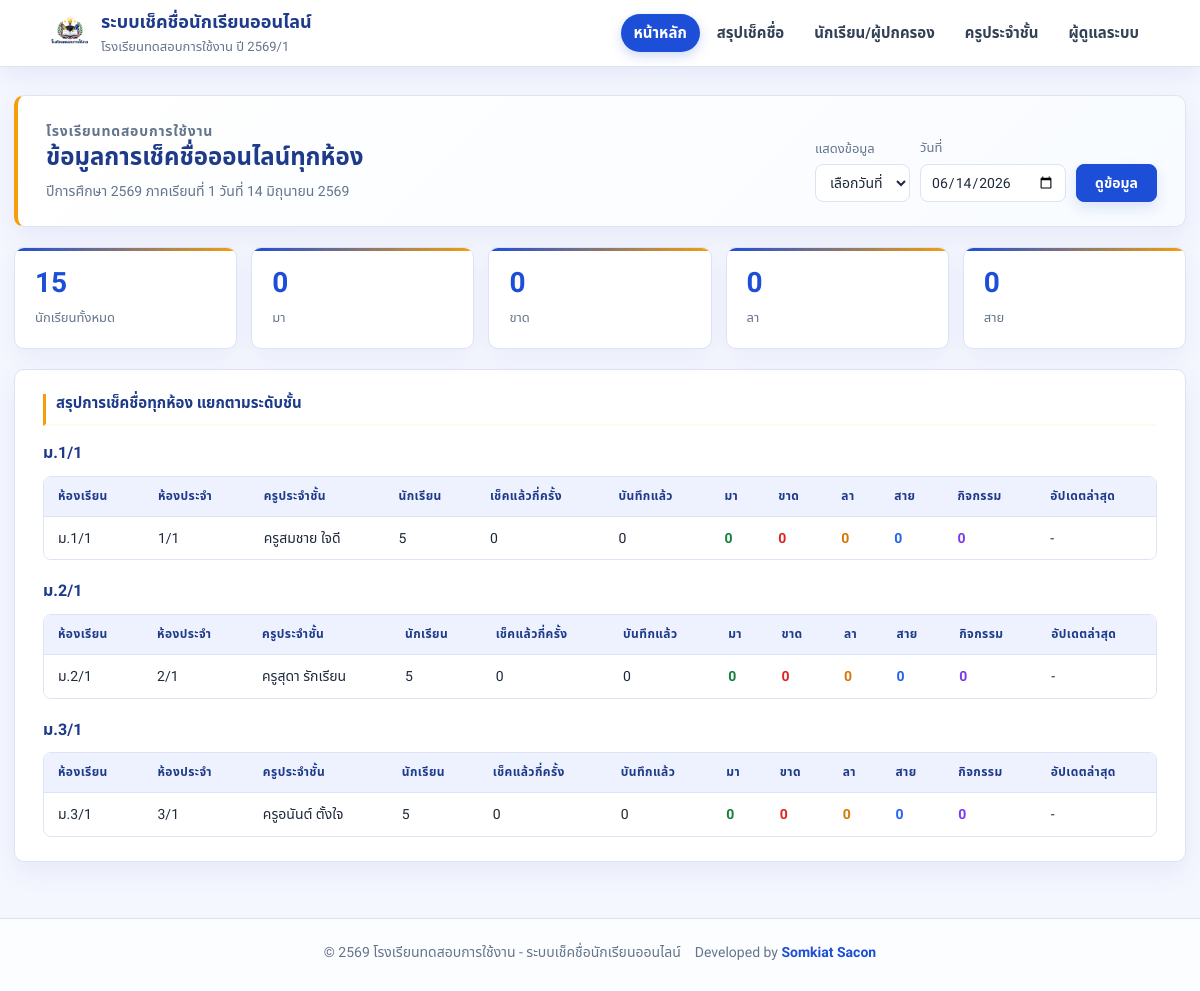
The page / on the database its author committed.
### tables this page shows
CREATE TABLE `settings` (
  `setting_key` varchar(80) NOT NULL,
  `setting_value` varchar(255) NOT NULL
);

CREATE TABLE `classes` (
  `id` int(11) NOT NULL,
  `class_name` varchar(80) NOT NULL,
  `room_no` varchar(80) DEFAULT NULL,
  `homeroom_teacher_id` int(11) DEFAULT NULL,
  `active` tinyint(1) NOT NULL DEFAULT '1',
  `created_at` timestamp NOT NULL DEFAULT CURRENT_TIMESTAMP
);

### index.php (the view, shortened to what this page needs)
<?php
require_once __DIR__ . '/lib.php';
$settings = app_settings();
$date = arr_get($_GET, 'date', date('Y-m-d'));
$dateMode = arr_get($_GET, 'date_mode', $date === 'all' ? 'all' : 'date') === 'all' ? 'all' : 'date';
$dateLabel = $dateMode === 'all' ? 'ทุกวันที่' : thai_date($date);
$dateFilterSql = $dateMode === 'all' ? '' : 'WHERE a.attendance_date = ?';
$dateTypes = $dateMode === 'all' ? '' : 's';
$dateParams = $dateMode === 'all' ? [] : [$date];
$homeroomTeacherSql = homeroom_teacher_sql('c', 't');
$classOrderSql = class_sort_sql('c');
$classSummary = all_rows(
    'SELECT c.id, c.class_name, c.room_no, ' . $homeroomTeacherSql . ' AS teacher_name,
            (SELECT COUNT(*) FROM students s WHERE s.class_id = c.id AND s.active = 1) AS student_total,
            COALESCE(day.check_total, 0) AS check_total,
            COALESCE(day.recorded_total, 0) AS recorded_total,
            COALESCE(day.present_total, 0) AS present_total,
            COALESCE(day.absent_total, 0) AS absent_total,
            COALESCE(day.leave_total, 0) AS leave_total,
            COALESCE(day.late_total, 0) AS late_total,
            COALESCE(day.activity_total, 0) AS activity_total,
            day.latest_updated
     FROM classes c
     LEFT JOIN teachers t ON t.id = c.homeroom_teacher_id
     LEFT JOIN (
        SELECT a.class_id,
                COUNT(DISTINCT a.id) AS check_total,
                COUNT(ai.id) AS recorded_total,
                SUM(ai.status = "present") AS present_total,
                SUM(ai.status = "absent") AS absent_total,
                SUM(ai.status = "leave") AS leave_total,
                SUM(ai.status = "late") AS late_total,
                SUM(ai.status = "activity") AS activity_total,
                MAX(a.updated_at) AS latest_updated
         FROM attendance a
         LEFT JOIN attendance_items ai ON ai.attendance_id = a.id
         ' . $dateFilterSql . '
         GROUP BY a.class_id
     ) day ON day.class_id = c.id
     WHERE c.active = 1
     ORDER BY ' . $classOrderSql,
    $dateTypes,
    $dateParams
);
$levels = [];
$totals = [
    'student_total' => 0,
    'check_total' => 0,
    'recorded_total' => 0,
    'present_total' => 0,
    'absent_total' => 0,
    'leave_total' => 0,
    'late_total' => 0,
    'activity_total' => 0,
];
foreach ($classSummary as $row) {
    $parts = explode('.', (string)$row['class_name']);
    $level = isset($parts[1]) && $parts[1] !== '' ? 'ม.' . $parts[1] : 'อื่นๆ';
    if (!isset($levels[$level])) {
        $levels[$level] = [];
    }
    $levels[$level][] = $row;
    foreach ($totals as $key => $value) {
        $totals[$key] += (int)arr_get($row, $key, 0);
    }
}
layout_header('หน้าหลัก');
?>
<section class="hero">
    <div>
        <p class="eyebrow"><?= e($settings['school_name']) ?></p>
        <h1>ข้อมูลการเช็คชื่อออนไลน์ทุกห้อง</h1>
        <p>ปีการศึกษา <?= e($settings['academic_year']) ?> ภาคเรียนที่ <?= e($settings['term']) ?> วันที่ <?= e($dateLabel) ?></p>    </div>
    <form class="filter" method="get">
        <label>แสดงข้อมูล
            <select name="date_mode">
                <option value="date"<?= $dateMode === 'date' ? ' selected' : '' ?>>เลือกวันที่</option>
            </select>
        </label>
        <label>วันที่ <input type="date" name="date" value="<?= e($dateMode === 'all' ? date('Y-m-d') : $date) ?>"></label>
        <button>ดูข้อมูล</button>
    </form>
</section>
<section class="grid stats">
    <div class="stat"><strong><?= (int)$totals['student_total'] ?></strong><span>นักเรียนทั้งหมด</span></div>
    <div class="stat"><strong><?= (int)$totals['present_total'] ?></strong><span>มา</span></div>
    <div class="stat"><strong><?= (int)$totals['absent_total'] ?></strong><span>ขาด</span></div>
    <div class="stat"><strong><?= (int)$totals['leave_total'] ?></strong><span>ลา</span></div>
    <div class="stat"><strong><?= (int)$totals['late_total'] ?></strong><span>สาย</span></div>
</section>
<section class="panel">
    <h2>สรุปการเช็คชื่อทุกห้อง แยกตามระดับชั้น</h2>
    <?php foreach ($levels as $level => $rows): ?>
        <div class="level-block">
            <h3><?= e($level) ?></h3>
            <div class="table-wrap">
                <table>
                    <thead>
                        <tr>
                            <th>ห้องเรียน</th>
                            <th>ห้องประจำ</th>
                            <th>ครูประจำชั้น</th>
                            <th>นักเรียน</th>
                            <th>เช็คแล้วกี่ครั้ง</th>
                            <th>บันทึกแล้ว</th>
                            <th>มา</th>
                            <th>ขาด</th>
                            <th>ลา</th>
                            <th>สาย</th>
                            <th>กิจกรรม</th>
                            <th>อัปเดตล่าสุด</th>
                        </tr>
                    </thead>
                    <tbody>
                    <?php foreach ($rows as $row): ?>
                        <tr>
                            <td><?= e($row['class_name']) ?></td>
                            <td><?= e($row['room_no']) ?></td>
                            <td><?= e($row['teacher_name']) ?></td>
                            <td><?= (int)$row['student_total'] ?></td>
                            <td><?= (int)$row['check_total'] ?></td>
                            <td><?= (int)$row['recorded_total'] ?></td>
                            <td class="td-present"><?= (int)$row['present_total'] ?></td>
                            <td class="td-absent"><?= (int)$row['absent_total'] ?></td>
                            <td class="td-leave"><?= (int)$row['leave_total'] ?></td>
                            <td class="td-late"><?= (int)$row['late_total'] ?></td>
                            <td class="td-activity"><?= (int)$row['activity_total'] ?></td>
                            <td><?= e(thai_datetime($row['latest_updated'])) ?></td>
                        </tr>
                    <?php endforeach; ?>
                    </tbody>
                </table>
            </div>
        </div>
    <?php endforeach; ?>
</section>
<?php layout_footer(); ?>

### lib.php (shortened to what this page needs)
<?php
function db()
{
    static $mysqli = null;
    if ($mysqli instanceof mysqli) {
        return $mysqli;
    }
    $mysqli = new mysqli(DB_HOST, DB_USER, DB_PASS, DB_NAME);
    $mysqli->set_charset('utf8mb4');
    return $mysqli;
}
function e($value)
{
    return htmlspecialchars((string)$value, ENT_QUOTES, 'UTF-8');
}
function current_user()
{
    return isset($_SESSION['user']) ? $_SESSION['user'] : null;
}
function setting($key, $fallback = null)
{
    $stmt = db()->prepare('SELECT setting_value FROM settings WHERE setting_key = ? LIMIT 1');
    $stmt->bind_param('s', $key);
    $stmt->execute();
    $row = $stmt->get_result()->fetch_assoc();
    return isset($row['setting_value']) ? $row['setting_value'] : $fallback;
}
function app_settings()
{
    return [
        'school_name' => setting('school_name', 'โรงเรียนตัวอย่าง'),
        'academic_year' => setting('academic_year', '2569'),
        'term' => setting('term', '1'),
        'logo_path' => setting('logo_path', 'img/logo.png'),
    ];
}
function all_rows($sql, $types = '', $params = [])
{
    $stmt = db()->prepare($sql);
    if ($types !== '') {
        $stmt->bind_param($types, ...$params);
    }
    $stmt->execute();
    return $stmt->get_result()->fetch_all(MYSQLI_ASSOC);
}
function class_sort_sql($classAlias = 'c')
{
    $classNameSql = 'REPLACE(' . $classAlias . '.class_name, "/", ".")';
    return 'SUBSTRING_INDEX(' . $classNameSql . ', ".", 1), '
        . 'CAST(SUBSTRING_INDEX(SUBSTRING_INDEX(' . $classNameSql . ', ".", 2), ".", -1) AS UNSIGNED), '
        . 'CAST(SUBSTRING_INDEX(' . $classNameSql . ', ".", -1) AS UNSIGNED), '
        . $classAlias . '.class_name';
}
function homeroom_teacher_sql($classAlias = 'c', $fallbackTeacherAlias = 't')
{
    return 'COALESCE((
        SELECT GROUP_CONCAT(t2.name_th ORDER BY cht2.sort_order SEPARATOR ", ")
        FROM class_homeroom_teachers cht2
        JOIN teachers t2 ON t2.id = cht2.teacher_id
        WHERE cht2.class_id = ' . $classAlias . '.id
    ), ' . $fallbackTeacherAlias . '.name_th)';
}
function thai_month_name($month)
{
    $months = [
        1 => 'มกราคม',
        2 => 'กุมภาพันธ์',
        3 => 'มีนาคม',
        4 => 'เมษายน',
        5 => 'พฤษภาคม',
        6 => 'มิถุนายน',
        7 => 'กรกฎาคม',
        8 => 'สิงหาคม',
        9 => 'กันยายน',
        10 => 'ตุลาคม',
        11 => 'พฤศจิกายน',
        12 => 'ธันวาคม',
    ];
    return isset($months[(int)$month]) ? $months[(int)$month] : '';
}
function thai_date($date, $fallback = '-')
{
    $timestamp = strtotime((string)$date);
    return (int)date('j', $timestamp) . ' ' . thai_month_name((int)date('n', $timestamp)) . ' ' . ((int)date('Y', $timestamp) + 543);
}
function thai_datetime($datetime, $fallback = '-')
{
    if (!$datetime || $datetime === '0000-00-00 00:00:00') {
        return $fallback;
    }
    $timestamp = strtotime((string)$datetime);
    return thai_date(date('Y-m-d', $timestamp), $fallback) . ' ' . date('H:i', $timestamp) . ' น.';
}
function arr_get($array, $key, $fallback = null)
{
    return isset($array[$key]) ? $array[$key] : $fallback;
}
function layout_header($title)
{
    $settings = app_settings();
    $user = current_user();
    ?>
    <!doctype html>
    <html lang="th">
    <head>
        <link rel="stylesheet" href="assets/style.css">
    </head>
    <body>
    <header class="topbar">
        <a class="brand" href="index.php">
            <img class="brand-logo" src="<?= e($settings['logo_path']) ?>" alt="<?= e($settings['school_name']) ?>">
            <span class="brand-text">
                <span><?= e(APP_NAME) ?></span>
                <small><?= e($settings['school_name']) ?> ปี <?= e($settings['academic_year']) ?>/<?= e($settings['term']) ?></small>
            </span>
        </a>
        <?php $cp = basename($_SERVER['PHP_SELF']); ?>
        <nav>
            <a href="index.php"<?= $cp==='index.php'?' class="active"':'' ?>>หน้าหลัก</a>
            <?php if ($user && arr_get($user, 'role') === 'student'): ?>
                <a href="check_summary.php"<?= $cp==='check_summary.php'?' class="active"':'' ?>>สรุปเช็คชื่อ</a>
                <a href="student_attendance.php"<?= $cp==='student_attendance.php'?' class="active"':'' ?>>การมาเรียนของฉัน</a>
                <a href="logout.php">ออกจากระบบ</a>
            <?php else: ?>
                <a href="check_summary.php"<?= $cp==='check_summary.php'?' class="active"':'' ?>>สรุปเช็คชื่อ</a>
                <a href="login.php?type=student"<?= $cp==='login.php' && arr_get($_GET, 'type') === 'student' ? ' class="active"' : '' ?>>นักเรียน/ผู้ปกครอง</a>
                <a href="login.php?type=teacher"<?= $cp==='login.php' && !in_array(arr_get($_GET, 'type'), ['admin', 'student'], true) ? ' class="active"' : '' ?>>ครูประจำชั้น</a>
                <a href="login.php?type=admin"<?= $cp==='login.php' && arr_get($_GET, 'type') === 'admin' ? ' class="active"' : '' ?>>ผู้ดูแลระบบ</a>
            <?php endif; ?>
        </nav>
    </header>
    <main class="page">
    <?php
}
function layout_footer()
{
    $settings = app_settings();
    ?>
    </main>
    <footer class="site-footer">
        <div>&copy; <?= e($settings['academic_year']) ?> <?= e($settings['school_name']) ?> - <?= e(APP_NAME) ?></div>
        <div>Developed by <a href="https://krukengblog.com/about-us/2775/" target="_blank" rel="noopener">Somkiat Sacon</a></div>
    </footer>
    </body>
    </html>
    <?php
}

### rows shown on the page
settings: setting_value (picture)
classes: class_name "ม.1/1", room_no "1/1", teacher_name "ครูสมชาย ใจดี", student_total "5", check_total "0", recorded_total "0", present_total "0", absent_total "0", leave_total "0", late_total "0", activity_total "0", latest_updated "-"
classes: class_name "ม.2/1", room_no "2/1", teacher_name "ครูสุดา รักเรียน", student_total "5", check_total "0", recorded_total "0", present_total "0", absent_total "0", leave_total "0", late_total "0", activity_total "0", latest_updated "-"
classes: class_name "ม.3/1", room_no "3/1", teacher_name "ครูอนันต์ ตั้งใจ", student_total "5", check_total "0", recorded_total "0", present_total "0", absent_total "0", leave_total "0", late_total "0", activity_total "0", latest_updated "-"

### other values the page prints
APP_NAME "ระบบเช็คชื่อนักเรียนออนไลน์"
$settings['school_name'] "โรงเรียนทดสอบการใช้งาน"
$settings['academic_year'] "2569"
$settings['term'] "1"
$dateLabel "14 มิถุนายน 2569"
$totals['student_total'] "15"
$totals['present_total'] "0"
$totals['absent_total'] "0"
$totals['leave_total'] "0"
$totals['late_total'] "0"
$level "ม.1/1"
$level "ม.2/1"
